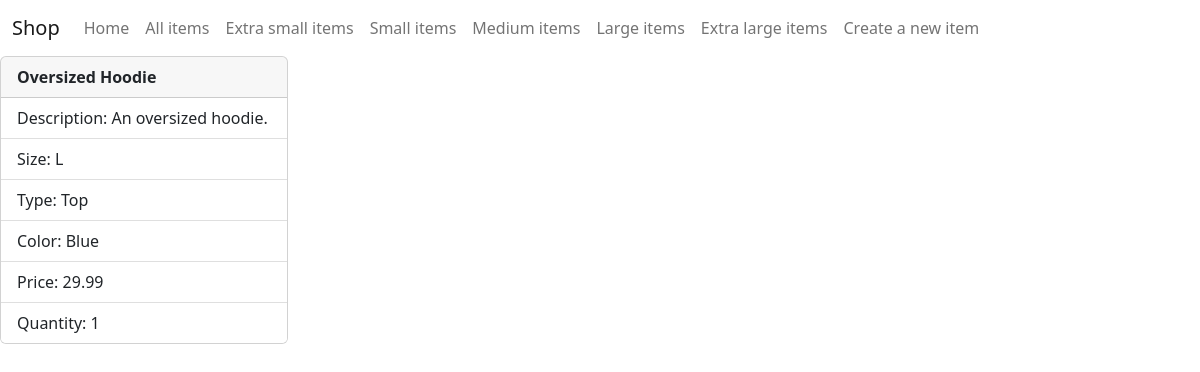
The app's page /items/single_item/3 with its own data.
### ca298shop/models.py (models this page shows, shortened)
class Item(models.Model):
    id = models.AutoField(primary_key=True)
    name = models.CharField(max_length=30)
    description = models.CharField(max_length=200)
    SIZES = [
        ('XS', 'XS'),
        ('S', 'S'),
        ('M', 'M'),
        ('L', 'L'),
        ('XL', 'XL'),
    ]
    size = models.CharField(max_length=2, choices=SIZES, default="")
    type = models.ForeignKey(Type, on_delete=models.CASCADE)
    color = models.ForeignKey(Color, on_delete=models.CASCADE)
    price = models.DecimalField(max_digits=10, decimal_places=2)
    quantity = models.IntegerField(default=1)

class Type(models.Model):
    id = models.AutoField(primary_key=True)
    type = models.TextField(default="")
    def __str__(self):
        return self.type

class Color(models.Model):
    id = models.AutoField(primary_key=True)
    color = models.TextField(default="")
    def __str__(self):
        return self.color

### ca298shop/views.py (the view)
# urls.py: path('items/single_item/<int:itemid>', views.view_single_item, name='single_item'),
def view_single_item(request, itemid):
    single_item = get_object_or_404(Item, id=itemid)
    return render(request, 'single_item.html', {'item': single_item})

### ca298shop/templates/single_item.html
{% extends 'base.html' %}
{% block content %}
    <div class="card" style="width: 18rem;">
        <div class="card-header">
            <b>{{ item.name }}</b>
        </div>
        <ul class="list-group list-group-flush">
            <li class="list-group-item">Description: {{ item.description }}</li>
            <li class="list-group-item">Size: {{ item.size }}</li>
            <li class="list-group-item">Type: {{ item.type }}</li>
            <li class="list-group-item">Color: {{ item.color }}</li>
            <li class="list-group-item">Price: {{ item.price }}</li>
            <li class="list-group-item">Quantity: {{ item.quantity }}</li>
        </ul>
    </div>
    <br>
{% endblock %}

### records on screen
Item: name "Oversized Hoodie", description "An oversized hoodie.", size "L", type "Top", color "Blue", price "29.99", quantity "1"
